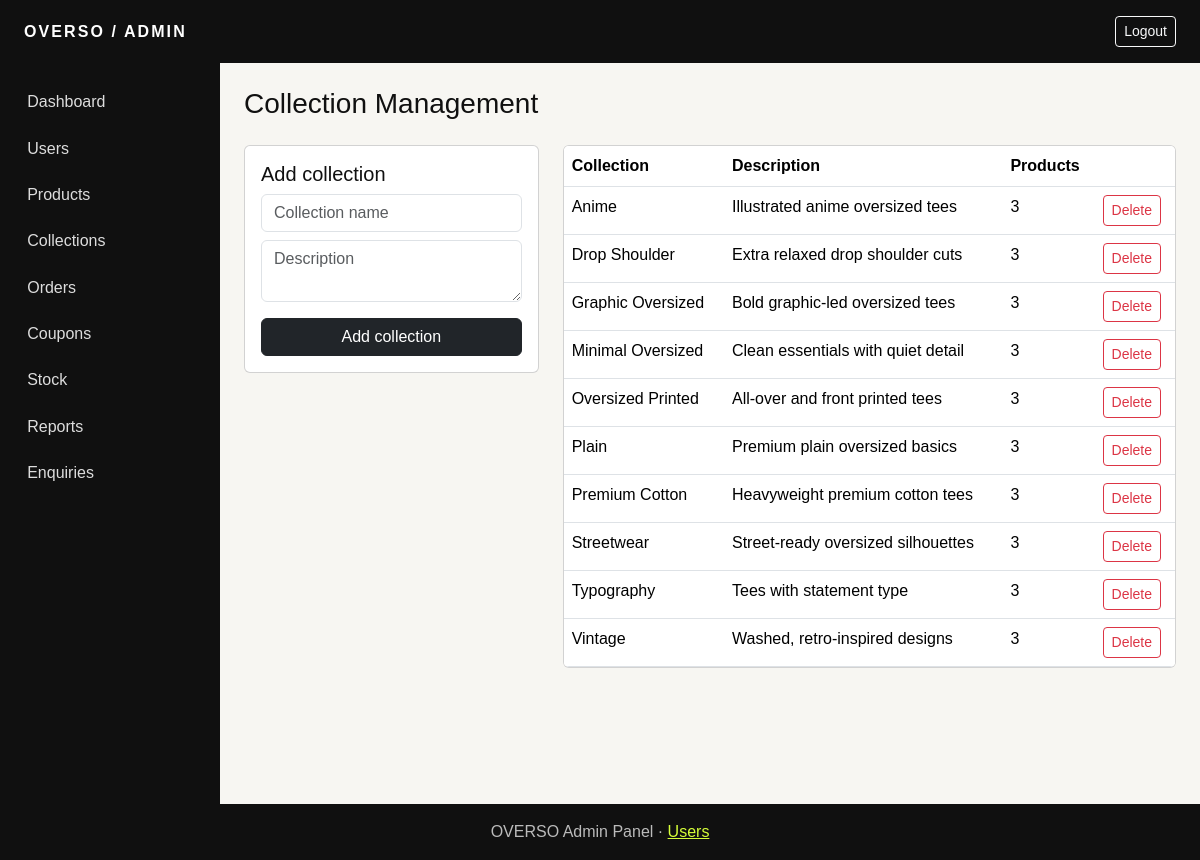
The app's page /admin/categories.php (signed in) with its own data.
### tables this page shows
CREATE TABLE categories (id INT AUTO_INCREMENT PRIMARY KEY, name VARCHAR(80) NOT NULL UNIQUE, description VARCHAR(255), image VARCHAR(255), created_at TIMESTAMP DEFAULT CURRENT_TIMESTAMP);

### includes/functions.php (called while the page is built, shortened)
<?php
function e($value): string { return htmlspecialchars((string)$value, ENT_QUOTES, 'UTF-8'); }

### admin/categories.php (the view)
<?php $pageTitle='Collection Management';require '../includes/admin-header.php';$pdo=db();$action=$_GET['action']??'';$id=(int)($_GET['id']??0);if($_SERVER['REQUEST_METHOD']==='POST'){if(($_POST['action']??'')==='add'){$pdo->prepare('INSERT INTO categories(name,description) VALUES(?,?)')->execute([trim($_POST['name']),trim($_POST['description'])]);flash('success','Collection added.');}if(($_POST['action']??'')==='edit'){$pdo->prepare('UPDATE categories SET name=?,description=? WHERE id=?')->execute([trim($_POST['name']),trim($_POST['description']),(int)$_POST['id']]);flash('success','Collection updated.');}go('admin/categories.php');}if($action==='delete'&&$id){$q=$pdo->prepare('SELECT COUNT(*) FROM products WHERE category_id=?');$q->execute([$id]);if($q->fetchColumn())flash('warning','This collection contains products and cannot be deleted.');else{$pdo->prepare('DELETE FROM categories WHERE id=?')->execute([$id]);flash('success','Collection deleted.');}go('admin/categories.php');}$categories=$pdo->query('SELECT c.*,COUNT(p.id) product_count FROM categories c LEFT JOIN products p ON p.category_id=c.id GROUP BY c.id ORDER BY c.name')->fetchAll(); ?><div class="row g-4"><div class="col-lg-4"><form method="post" class="card card-body"><input type="hidden" name="action" value="add"><h5>Add collection</h5><input class="form-control mb-2" name="name" placeholder="Collection name" required><textarea class="form-control mb-3" name="description" placeholder="Description"></textarea><button class="btn btn-dark">Add collection</button></form></div><div class="col-lg-8"><div class="card table-responsive"><table class="table mb-0"><thead><tr><th>Collection</th><th>Description</th><th>Products</th><th></th></tr></thead><tbody><?php foreach($categories as $c): ?><tr><td><?=e($c['name'])?></td><td><?=e($c['description'])?></td><td><?=$c['product_count']?></td><td><a class="btn btn-sm btn-outline-danger" data-confirm="Delete this empty collection?" href="categories.php?action=delete&id=<?=$c['id']?>">Delete</a></td></tr><?php endforeach ?></tbody></table></div></div></div><?php require '../includes/admin-footer.php'; ?>

### assets/css/style.css (style rules this page uses)
:root { --ink:#101010;--paper:#f7f6f2;--lime:#d6ff39 }
body { background:var(--paper);color:var(--ink);font-family:Arial,sans-serif }
.table { background:#fff }

### records on screen
categories: name "Anime", description "Illustrated anime oversized tees", product_count "3"
categories: name "Drop Shoulder", description "Extra relaxed drop shoulder cuts", product_count "3"
categories: name "Graphic Oversized", description "Bold graphic-led oversized tees", product_count "3"
categories: name "Minimal Oversized", description "Clean essentials with quiet detail", product_count "3"
categories: name "Oversized Printed", description "All-over and front printed tees", product_count "3"
categories: name "Plain", description "Premium plain oversized basics", product_count "3"
categories: name "Premium Cotton", description "Heavyweight premium cotton tees", product_count "3"
categories: name "Streetwear", description "Street-ready oversized silhouettes", product_count "3"
categories: name "Typography", description "Tees with statement type", product_count "3"
categories: name "Vintage", description "Washed, retro-inspired designs", product_count "3"

### other values on screen
$pageTitle "Collection Management"
